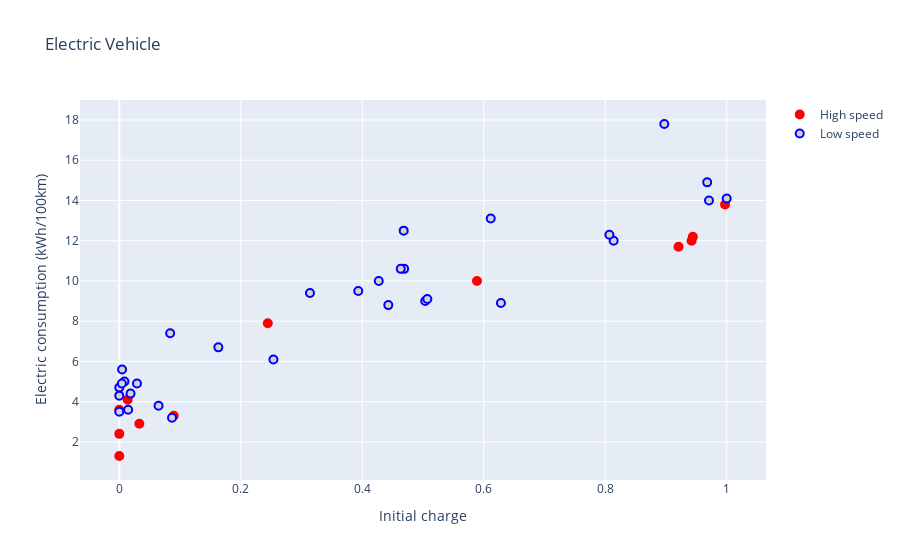

Notebook code for this chart:
### Markdown cell above
In Plotly, a **trace** is a separate specification of how data shoud be plotted. 
You can think of it as a new "series" of data.
You can plot different traces on the same plot and each will be plotted according to its own specification.

### Code cell
# Define a new binary variable high_speed
high_speed = df.speed > 30

# Plot the data for high speed only
figure3 = go.Figure(
    go.Scatter(
        name = "High speed",
        x=df.charge[high_speed],
        y=df.electric[high_speed],
        mode='markers',
        marker={
            'size': 8,
            'color': "red",
            'line': {
                'width': 2,
                'color': 'red'
            }
        }
    )   
)

# Now add another scatterplot (trace) for low speed
# It will be plotted on the same figure but with a different color
figure3.add_trace(
    go.Scatter(
        name = "Low speed",
        x=df.charge[~high_speed],
        y=df.electric[~high_speed],
        mode='markers',
        marker={
            'size': 8,
            'color': "lightgrey",
            'line': {
                'width': 2,
                'color': 'blue'
            }
        }
    )   
)

# By activating the legend, the user can distinguish between the two groups
figure3.update_layout(
    title='Electric Vehicle',
    xaxis_title='Initial charge',
    yaxis_title='Electric consumption (kWh/100km)',
    # showlegend=True
)

figure3.show()

### Figure 1 — Plotly figure (JSON) as saved in the notebook; plotly's stock layout.template omitted (floating-point values rounded to 4 significant figures)
{"data": [{"marker": {"color": "red", "line": {"color": "red", "width": 2}, "size": 8}, "mode": "markers", "name": "High speed", "type": "scatter", "x": [0.9422, 0, 0, 0.5889, 0, 0.9207, 0.2444, 0.9973, 0.08962, 0.9443, 0.01377, 0.03301], "y": [12, 3.6, 1.3, 10, 2.4, 11.7, 7.9, 13.8, 3.3, 12.2, 4.1, 2.9]}, {"marker": {"color": "lightgrey", "line": {"color": "blue", "width": 2}, "size": 8}, "mode": "markers", "name": "Low speed", "type": "scatter", "x": [0.9679, 0.08676, 0.004587, 0.06462, 0.8139, 0.5037, 0.4429, 0.008475, 0, 0.01454, 0.3934, 0, 1, 0.0837, 0.9708, 0.469, 0.02913, 0.01848, 0, 0.4634, 0.4272, 0.3139, 0.2538, 0.4682, 0.1631, 0.6115, 0.004278, 0.8973, 0.5071, 0.6283, 0.8069], "y": [14.9, 3.2, 5.6, 3.8, 12, 9, 8.8, 5, 4.7, 3.6, 9.5, 4.3, 14.1, 7.4, 14, 10.6, 4.9, 4.4, 3.5, 10.6, 10, 9.4, 6.1, 12.5, 6.7, 13.1, 4.9, 17.8, 9.1, 8.9, 12.3]}], "layout": {"title": {"text": "Electric Vehicle"}, "xaxis": {"title": {"text": "Initial charge"}}, "yaxis": {"title": {"text": "Electric consumption (kWh/100km)"}}}}
